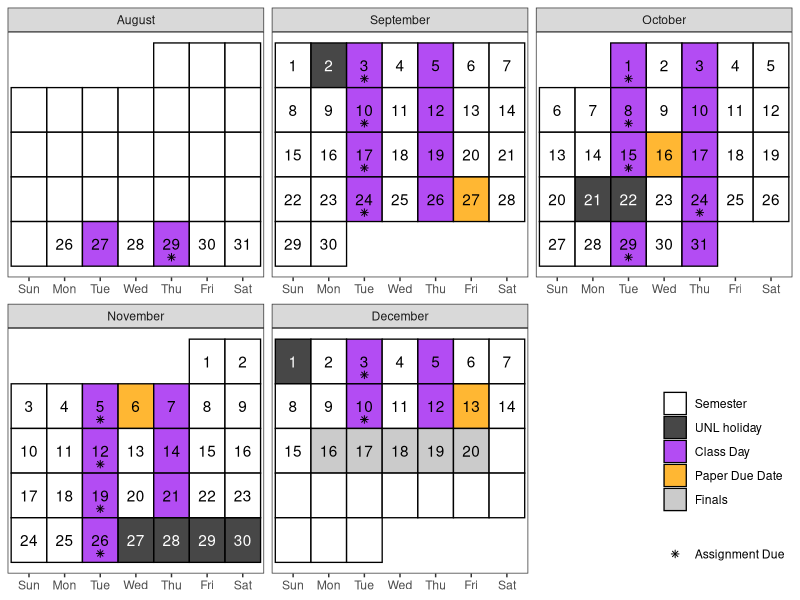

The R source for this figure:
library(dplyr)
library(tibble)
library(ggplot2)
library(lubridate)
library(forcats)
library(magrittr)

# Create a calendar for your syllabus ----
# Source: http://svmiller.com/blog/2020/08/a-ggplot-calendar-for-your-semester/

# 1) what is the first Monday of the semester?
# Any number of ways to identify dates in R, but we'll use {lubridate} and the ymd() function here.
# Format: YYYYMMDD. In this example, 4 January 2022.

# What are the full dates of the semester? Here, I'll exclude exam week as I like to do.
# In this case: 6 January to 23 April
sem_boundary <- c(ymd(20240826), ymd(20241220))

semester_dates <- seq(sem_boundary[1], sem_boundary[2], by=1)

exam_week <- seq(ymd(20241216), ymd(20241220), by = 1)


# Weekday(s) of class
class_wdays <- c("Tue", "Thu")

not_here_dates <- c(
  ymd(20240902), # Labor Day
  ymd(20241021:20241022), # Fall Break
  c(ymd(20241127:20241130), ymd(20241201)) # Thanksgiving
)

# You can adjust this as you see fit.
# Basically: add assignment types (e.g. papers, quizzes).
# My intro class was fairly simple: just exams.
weekly_papers <- c(ymd(20240829), seq(ymd(20240903), ymd(20241210), by = 7))
weekly_papers[weekly_papers == ymd(20241022)] <- ymd(20241024)

paper_due_dates <- c(ymd(20240927), ymd(20241016), ymd(20241106), ymd(20241213))


# Custom function for treating the first day of the month as the first week
# of the month up until the first Sunday (unless Sunday was the start of the month)
wom <- function(date) {
  first <- wday(as.Date(paste(year(date),month(date),1,sep="-")))
  return((mday(date)+(first-2)) %/% 7+1)
}

# Create a data frame of dates, assign to Cal
Cal <- tibble(date = seq(floor_date(sem_boundary[1], "month"),
                         ceiling_date(sem_boundary[2], "month") - days(1),
                         by=1))  %>%
  mutate(mon = lubridate::month(date, label=T, abbr=F), # get month label
         wkdy = weekdays(date, abbreviate=T), # get weekday label
         wkdy = fct_relevel(wkdy, "Sun", "Mon", "Tue", "Wed", "Thu","Fri","Sat"), # make sure Sunday comes first
         semester = date %in% semester_dates, # is date part of the semester?
         assignment = date %in% weekly_papers, # assignment due?
         paper = date %in% paper_due_dates, # is it an exam?
         not_here = date %in% not_here_dates, # is it a day off?
         exam_wk = date %in% exam_week,
         day = lubridate::mday(date), # get day of month to add later as a label
         # Below: our custom wom() function
         week = wom(date))

# Create a category variable, for filling.
# I can probably make this a case_when(), but this will work.

Cal <- Cal %>%
  mutate(category = case_when(
    paper ~ "Paper Due Date",
    not_here ~ "UNL holiday",
    semester & wkdy %in% class_wdays & !not_here & !exam_wk ~ "Class Day",
    semester & exam_wk ~ "Finals",
    semester ~ "Semester",
    TRUE ~ "NA"
  ))
# mutate(category = NA,
#        category = ifelse(semester == 1, "Semester", category),
#        category = ifelse(semester == 1 & wkdy %in% c("Wed"), "Class Day", category),
#        category = ifelse(exams == 1, "Exams", category),
#        category = ifelse(is.na(category) | (semester == 1 & not_here == 1), "NA", category)) -> Cal

my_scales <- tribble(
  ~category, ~fill,
  "Class Day",      "purple",
  "Semester",       "white",
  "UNL holiday",    "grey10",
  "NA",             "white",
  "Paper Due Date", "orange",
  "Finals",         "grey")

fill_scale <- c(my_scales$fill) %>% magrittr::set_names(my_scales$category)

plot_Cal <-  Cal %>%
  left_join(my_scales) %>%
  mutate(
    shape = if_else(assignment, "Assignment Due", NA_character_),
    color = if_else(semester & (!not_here),
                    "black", "white"))

class_cal <- plot_Cal %>%
  ggplot(.,aes(wkdy, week)) +
  theme_bw() +
  theme(panel.grid.major.x = element_blank(),
        legend.position = c(1, 0), legend.justification = c(1,0), legend.direction = "vertical", legend.title = element_blank(),
        axis.title.y = element_blank(), axis.title.x = element_blank(), axis.ticks.y = element_blank(), axis.text.y = element_blank()) +
  # geom_tile and facet_wrap will do all the heavy lifting
  geom_tile(alpha=0.8, aes(fill=category), color="black", linewidth=.45) +
  facet_wrap(~mon, scales = "free", ncol=3) +
  # fill in tiles to make it look more "calendary" (sic)
  geom_text(aes(label=day, color = color)) +
  geom_point(aes(y = week + .3, shape = shape)) +
  # put your y-axis down, flip it, and reverse it
  scale_y_reverse(breaks=NULL) +
  # manually fill scale colors to something you like...
  scale_color_identity() +
  scale_shape_manual("", values = 8, breaks = unique(na.omit(plot_Cal$shape))) +
  scale_fill_manual(values = fill_scale,
                    breaks=c("Semester", "UNL holiday", "Class Day",
                             "Assignment Due", "Paper Due Date", "Finals"))
# class_cal

exam_days <- filter(Cal, category == "Paper Due Date") %>%
  mutate(topic = c("992 Paper Due", "892 Paper Due", "992 Paper Due", "Final Paper Due (892/992)"),
         time = c("12pm", "12pm", "12pm", "12pm"))

class_days <- filter(Cal, category == "Class Day") %>%
  mutate(topic = c(
    "Syllabus, Introduction, Why Graphics?",
    "Grammar of Graphics",
    "Grammar of Graphics",
    "Grammar of Graphics",
    "Modifying the Grammar",
    "Modifying the Grammar",
    "Modifying the Grammar",
    "Other Grammars",
    "Evaluating Graphics",
    "Evaluating Graphics",
    "Graphical Testing",
    "Graphical Testing",
    "Audience Considerations",
    "Audience Considerations",
    "Visual Inference",
    "Visual Inference",
    "Visual Inference",
    "Visual Inference",
    "Visual Statistics",
    "High Dimensional Vis",
    "High Dimensional Vis",
    "Tours",
    "Tours",
    "Dimension Reduction",
    "Dimension Reduction",
    "Dimension Reduction",
    "High Dimensional Vis",
    "High Dimensional Vis",
    "Data Art/Infographics",
    "Data Art/Infographics")) %>%
  bind_rows(exam_days) %>%
  arrange(date)

